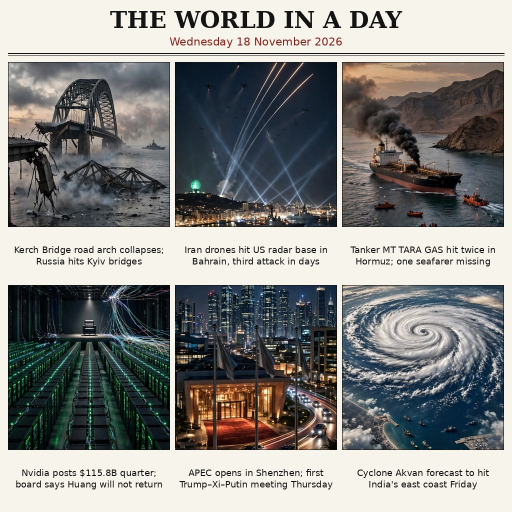
#> input picture entry.png, 1024 x 1024 px, given in place of news-panels-18nov-0-0f687632-6973-4c22-b36d-f0d89ce6d1ac.png, which was not available (shown at 1/2 size)
$ python composite.py
#> lines starting #> are read from the running program, lines starting #| are printed output that depends on the picture
#> in build, src is the input picture: PIL image 1024x1024 RGB; mean R, G, B 134.4, 134.7, 132.3
#!/usr/bin/env python3
"""Build the front page for the 18 November 2026 world-news image entry.

Takes the six-panel text-free collage (generated in-session) and lays it
out as a newspaper front page: masthead, date line, the six panels in a
2 x 3 grid, each with a short factual caption drawn from the research
notes for Wednesday 18 November 2026.

Usage:
    python3 composite.py [panels.png] [entry.png]

Defaults: panels image is ../work/media-generation-news-panels-18nov-0-0f687632-6973-4c22-b36d-f0d89ce6d1ac.png
relative to this script; output is entry.png next to this script.
"""

import sys
from pathlib import Path

from PIL import Image, ImageDraw, ImageFont

HERE = Path(__file__).resolve().parent
DEFAULT_PANELS = (
    HERE.parent
    / "work"
    / "media-generation-news-panels-18nov-0-0f687632-6973-4c22-b36d-f0d89ce6d1ac.png"
)

W = H = 1024
MARGIN = 16
GUTTER = 10
COL_W = 324
MASTHEAD_H = 118
GRID_Y0 = 124
ROW_H = 436
IMG_H = 330

PAPER = (247, 244, 236)
INK = (20, 20, 20)
RULE = (140, 29, 24)

FONT_DIR = Path("/usr/share/fonts/truetype/dejavu")
TITLE_FONT = ImageFont.truetype(str(FONT_DIR / "DejaVuSerif-Bold.ttf"), 46)
DATE_FONT = ImageFont.truetype(str(FONT_DIR / "DejaVuSans.ttf"), 22)
CAPTION_FONT = ImageFont.truetype(str(FONT_DIR / "DejaVuSans.ttf"), 18)

# One short factual caption per panel, in grid order (left to right,
# top row then bottom row). Facts match the research notes exactly.
CAPTIONS = [
    "Kerch Bridge road arch collapses; Russia hits Kyiv bridges",
    "Iran drones hit US radar base in Bahrain, third attack in days",
    "Tanker MT TARA GAS hit twice in Hormuz; one seafarer missing",
    "Nvidia posts $115.8B quarter; board says Huang will not return",
    "APEC opens in Shenzhen; first Trump\u2013Xi\u2013Putin meeting Thursday",
    "Cyclone Akvan forecast to hit India's east coast Friday",
]


def white_runs(lengths):
    """Group consecutive indexes in `lengths` into (start, end) runs."""
    runs = []
    start = None
    prev = None
    for i in lengths:
        if start is None:
            start = prev = i
        elif i == prev + 1:
            prev = i
        else:
            runs.append((start, prev + 1))
            start = prev = i
    if start is not None:
        runs.append((start, prev + 1))
    return runs


def find_panels(img):
    """Locate the 3 x 2 panel rectangles by their white gutters.

    A column (or row) counts as gutter when at least 98% of its pixels
    are near-white. The white runs split the image into panel spans.
    Falls back to equal thirds/halves if detection fails.
    """
    gray = img.convert("L")
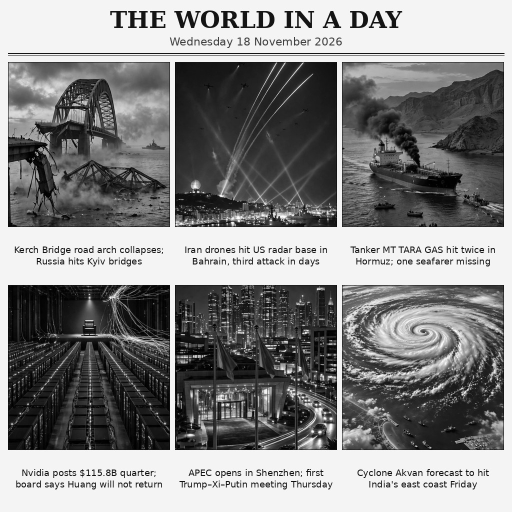
#> gray: PIL image 1024x1024 L (shown at 1/2 size); min 0, max 255, mean 134.4
    px = gray.load()
    w, h = img.size
#> w = 1024; h = 1024

    white_cols = [
        x for x in range(w)
        if sum(1 for y in range(h) if px[x, y] > 235) >= 0.98 * h
    ]
#> white_cols = 48 values from 0 to 1023
    white_rows = [
        y for y in range(h)
        if sum(1 for x in range(w) if px[x, y] > 235) >= 0.98 * w
    ]
#> white_rows = 243 values from 0 to 1023
    col_runs = white_runs(white_cols)
#> the loop in white_runs, `for i in lengths:` made 48 passes
#> (i, start, prev) on passes 17, 27, 31, 33: (340, 340, 340), (677, 677, 677), (682, 682, 682), (1008, 1008, 1008)
#> (i, prev) on passes 18 to 23: (341, 341), (342, 342), (343, 343), (344, 344), (345, 345), (346, 346)
#> after the loop in white_runs, `for i in lengths:`: runs = [(0, 16), (340, 350), (677, 681), (682, 684)]
#> col_runs = [(0, 16), (340, 350), (677, 681), (682, 684), (1008, 1024)]
    row_runs = white_runs(white_rows)
#> the loop in white_runs (call 2), `for i in lengths:` made 243 passes
#> (i, start, prev) on passes 22, 41, 55, 58: (56, 56, 56), (92, 92, 92), (108, 108, 108), (112, 112, 112)
#> (i, prev) on passes 23 to 28: (57, 57), (58, 58), (59, 59), (60, 60), (61, 61), (62, 62)
#> row_runs = [(0, 21), (56, 75), (92, 106), (108, 111), (112, 124), (454, 492), (508, 509), (510, 515), (533, 570), (900, 938), (952, 961), (975, 976), (979, 1024)]

    def spans(runs, size):
#> called with size = 1024
        if len(runs) < 2:
            return None
        out = []
        for (a_start, a_end), (b_start, _b_end) in zip(runs, runs[1:]):
            out.append((a_end, b_start))
#> this loop made 4 passes
#> (a_start, a_end, b_start, _b_end) on passes 1 to 4: (0, 16, 340, 350), (340, 350, 677, 681), (677, 681, 682, 684), (682, 684, 1008, 1024)
#> after the loop, out = [(16, 340), (350, 677), (681, 682), (684, 1008)]
        if len(out) != 3 and len(runs) == 4:
            # outer frame + two gutters -> three panels
            pass
        return out

    # Columns: expect outer frame, gutter, gutter, outer frame -> 3 spans.
    # Rows: expect outer frame, gutter, outer frame -> 2 spans.
    x_spans = spans(col_runs, w)
#> x_spans = [(16, 340), (350, 677), (681, 682), (684, 1008)]
    y_spans = spans(row_runs, h)
#> the loop in spans (call 2), `for (a_start, a_end), (b_start, _b_end) in zip(runs, runs[1:]):` made 12 passes
#> (a_start, a_end, b_start, _b_end) on passes 1 to 12: (0, 21, 56, 75), (56, 75, 92, 106), (92, 106, 108, 111), (108, 111, 112, 124), (112, 124, 454, 492), (454, 492, 508, 509), (508, 509, 510, 515), (510, 515, 533, 570), (533, 570, 900, 938), (900, 938, 952, 961), (952, 961, 975, 976), (975, 976, 979, 1024)
#> y_spans = [(21, 56), (75, 92), (106, 108), (111, 112), (124, 454), (492, 508), (509, 510), (515, 533), (570, 900), (938, 952), (961, 975), (976, 979)]
    if not x_spans or len(x_spans) != 3:
        x_spans = [(w * i // 3, w * (i + 1) // 3) for i in range(3)]
#> x_spans = [(0, 341), (341, 682), (682, 1024)]
    if not y_spans or len(y_spans) != 2:
        y_spans = [(h * i // 2, h * (i + 1) // 2) for i in range(2)]
#> y_spans = [(0, 512), (512, 1024)]
    return [
        (x0, y0, x1, y1)
        for (y0, y1) in y_spans
        for (x0, x1) in x_spans
    ]


def crop_to_ratio(img, ratio):
    """Centre-crop `img` to width/height == ratio."""
    w, h = img.size
    cur = w / h
    if cur > ratio:  # too wide: trim sides
        nw = int(h * ratio)
        x0 = (w - nw) // 2
        return img.crop((x0, 0, x0 + nw, h))
    nw_h = int(w / ratio)
    y0 = (h - nw_h) // 2
    return img.crop((0, y0, w, y0 + nw_h))


def wrap_caption(draw, text, max_w):
    """Wrap `text` into lines that fit `max_w` pixels."""
    words = text.split()
    lines, cur = [], ""
    for word in words:
        trial = f"{cur} {word}".strip()
        if draw.textlength(trial, font=CAPTION_FONT) <= max_w or not cur:
            cur = trial
        else:
            lines.append(cur)
            cur = word
    if cur:
        lines.append(cur)
    return lines


def build(panels_path, out_path):
    src = Image.open(panels_path).convert("RGB")
    panels = find_panels(src)
#> panels = [(0, 0, 341, 512), (341, 0, 682, 512), (682, 0, 1024, 512), (0, 512, 341, 1024), (341, 512, 682, 1024), (682, 512, 1024, 1024)]
    assert len(panels) == 6, f"expected 6 panels, found {len(panels)}"

    page = Image.new("RGB", (W, H), PAPER)
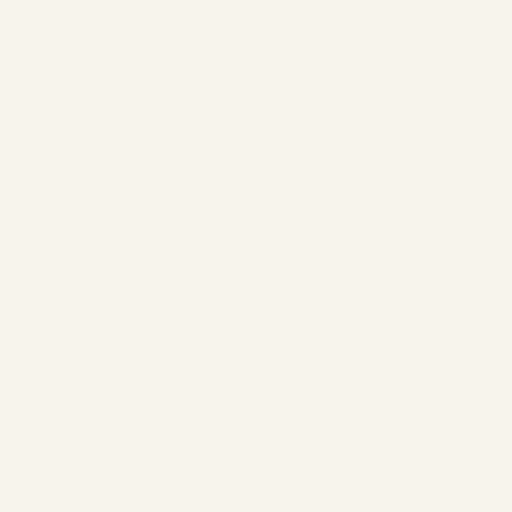
#> page: PIL image 1024x1024 RGB (shown at 1/2 size); mean R, G, B 247, 244, 236
    draw = ImageDraw.Draw(page)

    # Masthead.
    title = "THE WORLD IN A DAY"
    tw = draw.textlength(title, font=TITLE_FONT)
#> tw = 584.4
    draw.text(((W - tw) / 2, 12), title, font=TITLE_FONT, fill=INK)
    date_line = "Wednesday 18 November 2026"
    dw = draw.textlength(date_line, font=DATE_FONT)
#> dw = 346.8
    draw.text(((W - dw) / 2, 70), date_line, font=DATE_FONT, fill=RULE)
    draw.line([(MARGIN, 106), (W - MARGIN, 106)], fill=INK, width=2)
    draw.line([(MARGIN, 111), (W - MARGIN, 111)], fill=INK, width=1)

    # Panels + captions.
    for idx, (x0, y0, x1, y1) in enumerate(panels):
        col = idx % 3
        row = idx // 3
        cell_x = MARGIN + col * (COL_W + GUTTER)
        cell_y = GRID_Y0 + row * (ROW_H + GUTTER)

        panel = crop_to_ratio(src.crop((x0, y0, x1, y1)), COL_W / IMG_H)
        panel = panel.resize((COL_W, IMG_H), Image.LANCZOS)
        page.paste(panel, (cell_x, cell_y))
        draw.rectangle(
            [cell_x, cell_y, cell_x + COL_W - 1, cell_y + IMG_H - 1],
            outline=INK,
            width=1,
        )

        lines = wrap_caption(draw, CAPTIONS[idx], COL_W - 8)
        line_h = 23
        total_h = line_h * len(lines)
        text_y = cell_y + IMG_H + 10 + max(0, (ROW_H - IMG_H - 10 - total_h) // 2)
        for line in lines:
            lw = draw.textlength(line, font=CAPTION_FONT)
            draw.text(
                (cell_x + (COL_W - lw) / 2, text_y),
                line,
                font=CAPTION_FONT,
                fill=INK,
            )
            text_y += line_h
#> this loop made 6 passes
#> (x1, y1, col, row, cell_x, cell_y, w in crop_to_ratio) on passes 1 to 6: (341, 512, 0, 0, 16, 124, 341), (682, 512, 1, 0, 350, 124, 341), (1024, 512, 2, 0, 684, 124, 342), (341, 1024, 0, 1, 16, 570, 341), (682, 1024, 1, 1, 350, 570, 341), (1024, 1024, 2, 1, 684, 570, 342)
#> pass 1, in build, `panel = crop_to_ratio(src.crop((x0, y0, x1, y1)), COL_W / IMG_H)`:
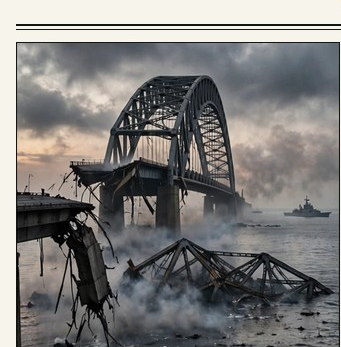
#> panel: PIL image 341x347 RGB; mean R, G, B 126.1, 124.6, 123.3
#> pass 1, in build, `panel = panel.resize((COL_W, IMG_H), Image.LANCZOS)`:
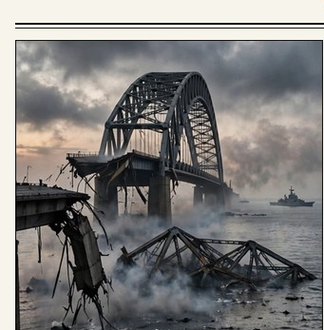
#> panel: PIL image 324x330 RGB; mean R, G, B 126, 124.5, 123.3
#> pass 2, in build, `panel = panel.resize((COL_W, IMG_H), Image.LANCZOS)`:
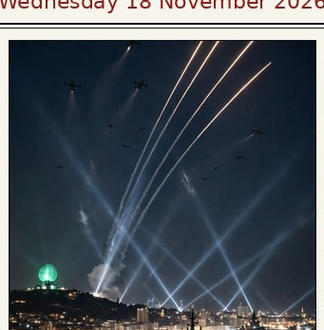
#> panel: PIL image 324x330 RGB; mean R, G, B 72.4, 79.8, 87.9
#> after the loop:
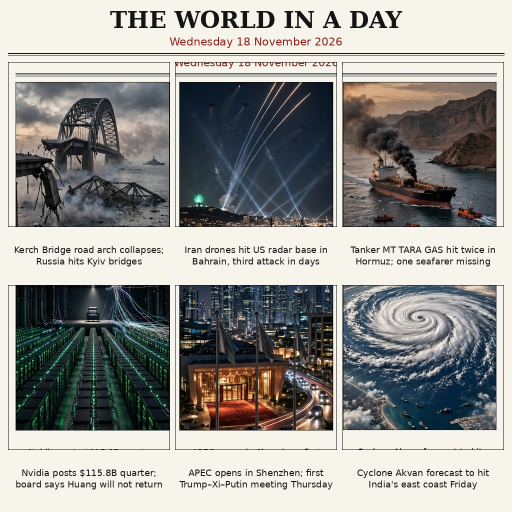
#> page: PIL image 1024x1024 RGB (shown at 1/2 size); mean R, G, B 150.2, 149.7, 146.7
#> after the loop:
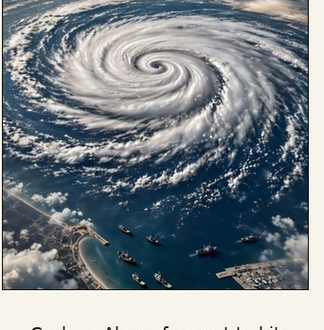
#> panel: PIL image 324x330 RGB; mean R, G, B 120.4, 129.2, 135.3

    page.save(out_path, format="PNG", optimize=True)
    size = Path(out_path).stat().st_size
    if size > 1048576:
        # Same pixels, JPEG bytes in entry.png: the rules allow a JPEG
        # told apart by its first bytes under the name entry.png.
        page.save(out_path, format="JPEG", quality=90, optimize=True)
        size = Path(out_path).stat().st_size
    print(f"wrote {out_path}: {page.size[0]}x{page.size[1]} px, {size} bytes")
#| wrote entry.png: 1024x1024 px, 296967 bytes
    return size


if __name__ == "__main__":
    panels_arg = Path(sys.argv[1]) if len(sys.argv) > 1 else DEFAULT_PANELS
    out_arg = Path(sys.argv[2]) if len(sys.argv) > 2 else HERE / "entry.png"
    build(panels_arg, out_arg)
